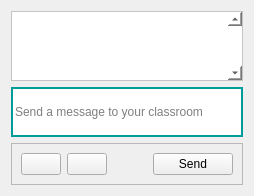
             <widget class="QWidget" name="classroom_chat_posts">
              <attribute name="title">
               <string>Posts</string>
              </attribute>
              <layout class="QGridLayout" name="gridLayout_5">
               <item row="0" column="0">
                <widget class="QScrollArea" name="scrollArea">
                 <property name="styleSheet">
                  <string notr="true">background-color: white</string>
                 </property>
                 <property name="frameShadow">
                  <enum>QFrame::Raised</enum>
                 </property>
                 <property name="verticalScrollBarPolicy">
                  <enum>Qt::ScrollBarAlwaysOn</enum>
                 </property>
                 <property name="widgetResizable">
                  <bool>true</bool>
                 </property>
                 <widget class="QWidget" name="scrollAreaWidgetContents_5">
                  <property name="geometry">
                   <rect>
                    <x>0</x>
                    <y>0</y>
                    <width>55</width>
                    <height>22</height>
                   </rect>
                  </property>
                  <layout class="QVBoxLayout" name="verticalLayout_9"/>
                 </widget>
                </widget>
               </item>
               <item row="3" column="0">
                <widget class="QFrame" name="frame_3">
                 <property name="sizePolicy">
                  <sizepolicy hsizetype="Minimum" vsizetype="Minimum">
                   <horstretch>0</horstretch>
                   <verstretch>0</verstretch>
                  </sizepolicy>
                 </property>
                 <property name="minimumSize">
                  <size>
                   <width>0</width>
                   <height>30</height>
                  </size>
                 </property>
                 <property name="frameShape">
                  <enum>QFrame::StyledPanel</enum>
                 </property>
                 <property name="frameShadow">
                  <enum>QFrame::Raised</enum>
                 </property>
                 <layout class="QHBoxLayout" name="horizontalLayout">
                  <item>
                   <widget class="QPushButton" name="emoji_dialog_2">
                    <property name="autoFillBackground">
                     <bool>false</bool>
                    </property>
                    <property name="text">
                     <string/>
                    </property>
                    <property name="icon">
                     <iconset>
                      <normaloff>assets/icons/emoji.png</normaloff>assets/icons/emoji.png</iconset>
                    </property>
                   </widget>
                  </item>
                  <item>
                   <widget class="QPushButton" name="pushButton_12">
                    <property name="text">
                     <string/>
                    </property>
                    <property name="icon">
                     <iconset>
                      <normaloff>assets/icons/attach.png</normaloff>assets/icons/attach.png</iconset>
                    </property>
                   </widget>
                  </item>
                  <item>
                   <spacer name="horizontalSpacer_2">
                    <property name="orientation">
                     <enum>Qt::Horizontal</enum>
                    </property>
                    <property name="sizeHint" stdset="0">
                     <size>
                      <width>40</width>
                      <height>20</height>
                     </size>
                    </property>
                   </spacer>
                  </item>
                  <item>
                   <widget class="QPushButton" name="pushButton">
                    <property name="text">
                     <string>Send</string>
                    </property>
                    <property name="icon">
                     <iconset>
                      <normaloff>assets/icons/send.png</normaloff>assets/icons/send.png</iconset>
                    </property>
                   </widget>
                  </item>
                 </layout>
                </widget>
               </item>
               <item row="2" column="0">
                <widget class="QLineEdit" name="lineEdit">
                 <property name="sizePolicy">
                  <sizepolicy hsizetype="Minimum" vsizetype="Fixed">
                   <horstretch>0</horstretch>
                   <verstretch>0</verstretch>
                  </sizepolicy>
                 </property>
                 <property name="minimumSize">
                  <size>
                   <width>0</width>
                   <height>50</height>
                  </size>
                 </property>
                 <property name="maximumSize">
                  <size>
                   <width>16777215</width>
                   <height>50</height>
                  </size>
                 </property>
                 <property name="styleSheet">
                  <string notr="true">border: 2px solid #009c99</string>
                 </property>
                 <property name="dragEnabled">
                  <bool>false</bool>
                 </property>
                 <property name="placeholderText">
                  <string>Send a message to your classroom</string>
                 </property>
                 <property name="clearButtonEnabled">
                  <bool>true</bool>
                 </property>
                </widget>
               </item>
              </layout>
             </widget>
